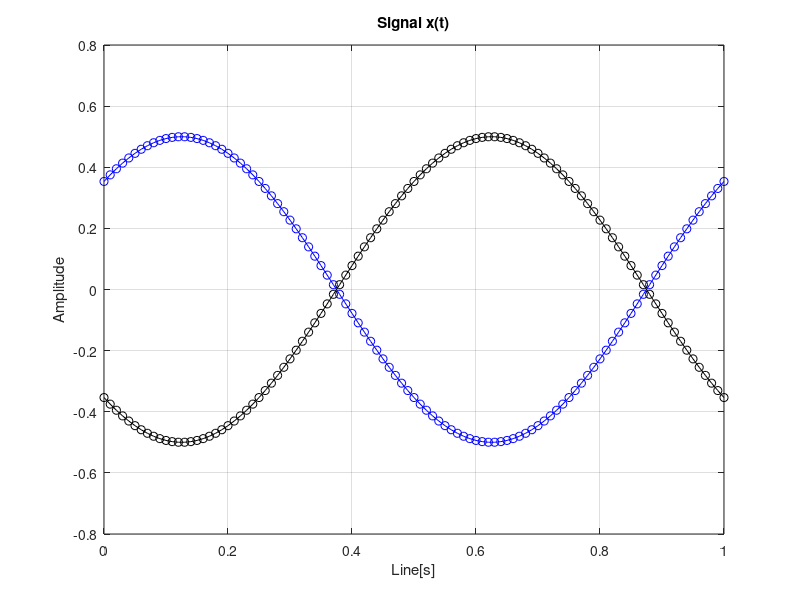

Recreate this plot in MATLAB. (Note: this script raises an error after producing the figure.)

clear all; close all;
fs=100; Nx=100; A1=0.5; f1=1; p1=pi/4;
dt = 1/fs; p2 = 5*p1; t = dt*(0:Nx);
x1 = A1*sin(2*pi*f1*t+p1);
x2 = A1*sin(2*pi*f1*t+p2);

figure (1);

plot(t, x1, 'bo-'); grid on; hold on; title('Signal x(t)'); xlabel('Line[s]'); ylabel('Amplitude');
plot(t, x2, 'ko-'); hold off;

%part 2
fs2 = 500; Nx2 = 500; dt2 = 1/fs2; t2 = dt2*(0:Nx2);
A2_1 = 1; A2_2 = 2; A2_3 = 3;
f2_1 = 1; f2_2 = 2; f2_3 = 3;
p2_1 = pi/2; p2_2 = pi/4; p2_3 = pi/8;

x2_1 = A2_1*sin(2*pi*f2_1*t2 + p2_1);
x2_2 = A2_2*sin(2*pi*f2_2*t2 + p2_2);
x2_3 = A2_3*sin(2*pi*f2_3*t2 + p2_3);

x2 = x2_1+x2_2+x2_3;
figure(2)
    tiledlayout(2,3)
    nexttile
    plot(t2, x2_1, 'bo-');
    nexttile
    plot(t2, x2_2,'ko-');
    nexttile
    plot(t2, x2_3, 'yo-');
    nexttile([1 3])
    plot(t2, x2, 'bo-');
    
%part 3;

fs3 = 8000; Nx3 = 3*fs; dt3 = 1/fs3; t3 = dt3*(0:Nx3);
A3_1 = 1; A3_2 = 2; A3_3 = 3;
f3_1 = 100; f3_2 = 1000; f3_3 = 3000;

x3_1 = A3_1*sin(2*pi*f3_1*t3);
x3_2 = A3_2*sin(2*pi*f3_2*t3);
x3_3 = A3_3*sin(2*pi*f3_3*t3);
x3 = x3_1+x3_2+x3_3;

figure(3)
plot(t3, x3, 'bo-');
sound(x3, fs3);

